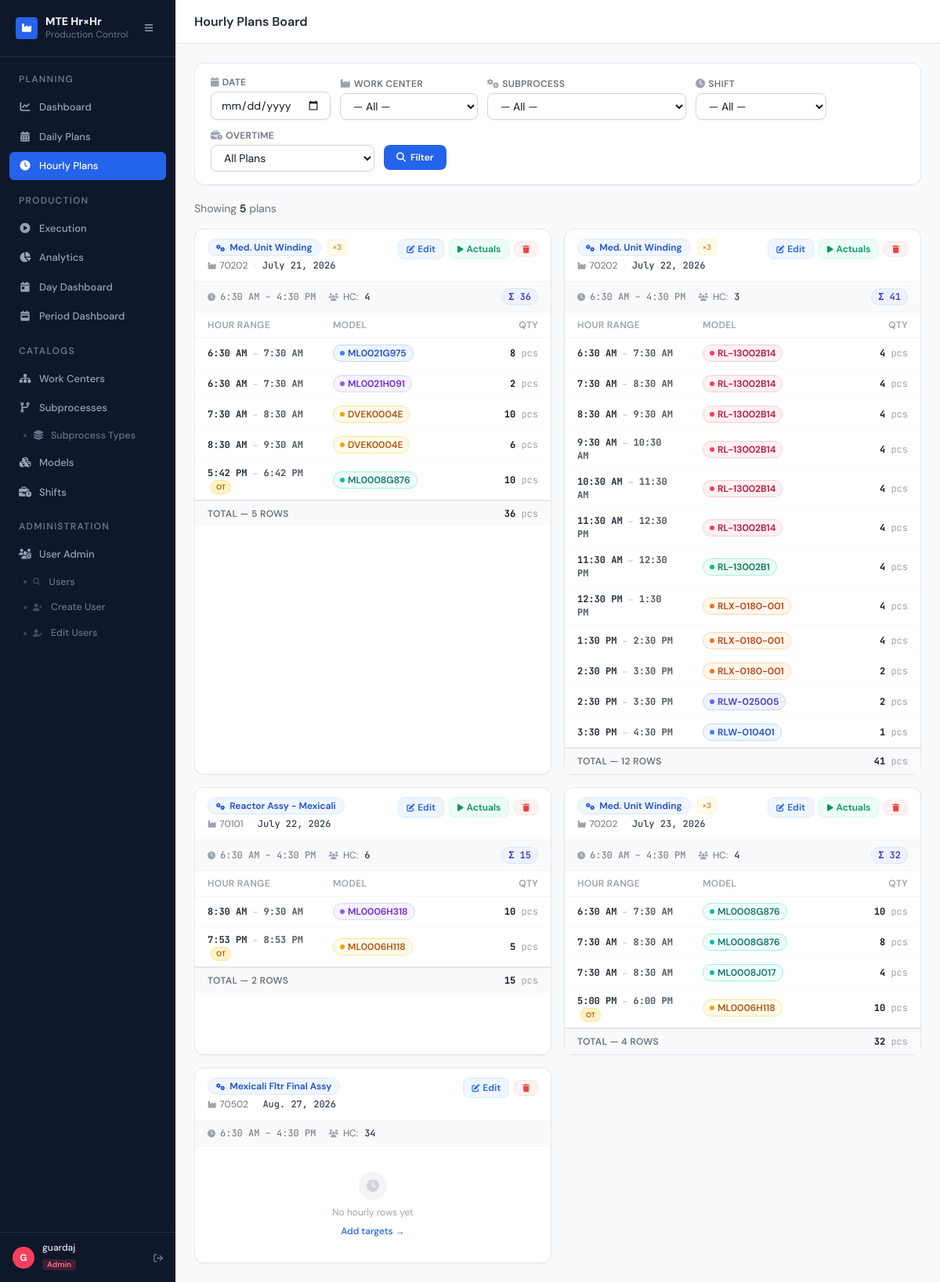
The app's page /hours/ (signed in), older data.
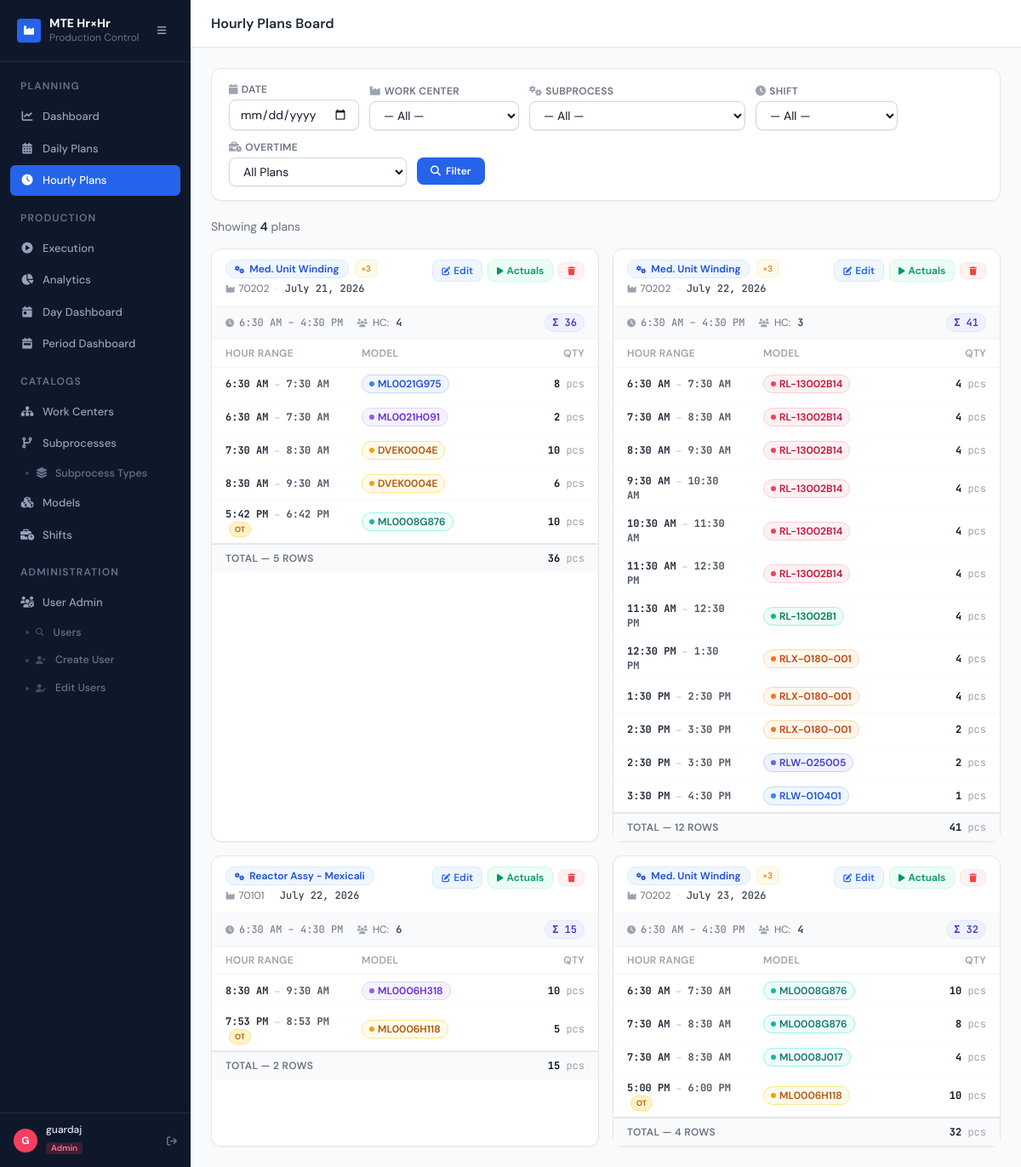
The same page, newer data.
### planning/models.py (models this page shows, shortened)
class DailyPlan(models.Model):
    date        = models.DateField()
    work_center = models.ForeignKey(WorkCenter, on_delete=models.CASCADE)
    subprocess  = models.ForeignKey(SubProcess, on_delete=models.CASCADE)
    headcount   = models.IntegerField()
    shift       = models.ForeignKey(
        Shift, on_delete=models.PROTECT, related_name="daily_plans",
        null=True, blank=True,
    )
    operator    = models.ForeignKey(
        User, on_delete=models.SET_NULL, null=True, blank=True,
        related_name="operated_daily_plans",
        help_text="Operator running this line for the shift.",
    )
    operator_name = models.CharField(max_length=150, blank=True)
    created_by      = models.ForeignKey(
        User, null=True, blank=True, on_delete=models.SET_NULL,
        related_name="plans_created",
    )
    created_by_name = models.CharField(max_length=150, blank=True)
    created_at      = models.DateTimeField(default=timezone.now)
    updated_by      = models.ForeignKey(
        User, null=True, blank=True, on_delete=models.SET_NULL,
        related_name="plans_updated",
    )
    updated_by_name = models.CharField(max_length=150, blank=True)
    updated_at      = models.DateTimeField(auto_now=True)
    class Meta:
        verbose_name    = "Daily Plan"
        unique_together = [["date", "subprocess", "shift"]]
        indexes         = [
            models.Index(fields=["date"]),
            models.Index(fields=["work_center", "date"]),
            models.Index(fields=["shift", "date"]),
            models.Index(fields=["operator"]),
        ]

class Model(models.Model):
    name = models.CharField(max_length=100, unique=True)
    class Meta:
        verbose_name = "Model"
        ordering     = ["name"]

### core/models.py (models this page shows, shortened)
class AuditMixin(models.Model):
    created_by = models.ForeignKey(User, null=True, blank=True, on_delete=models.SET_NULL,
                                   related_name='+', verbose_name="Created by")
    updated_by = models.ForeignKey(User, null=True, blank=True, on_delete=models.SET_NULL,
                                   related_name='+', verbose_name="Updated by")
    created_by_name = models.CharField(max_length=150, blank=True)
    updated_by_name = models.CharField(max_length=150, blank=True)
    created_at = models.DateTimeField(default=timezone.now)
    updated_at = models.DateTimeField(default=timezone.now)
    class Meta:
        abstract = True

class SubProcess(AuditMixin, models.Model):
    work_center      = models.ForeignKey(WorkCenter, on_delete=models.CASCADE)
    name             = models.CharField(max_length=100)
    subprocess_type  = models.ForeignKey(
        SubProcessType,
        on_delete=models.PROTECT,
        related_name="subprocesses",
        verbose_name="Tipo de subprocess",
        null=True,   # temporarily nullable during migration
        blank=True,
    )
    @property
    def conversion_factor(self):
        if self.subprocess_type_id:
            return self.subprocess_type.units_per_piece
        return 1
    class Meta:
        verbose_name        = "Sub Process"
        verbose_name_plural = "Sub Processes"

class SubProcessType(models.Model):
    APPLIES_REACTORES         = "reactores"
    APPLIES_REACTORES_FILTROS = "reactores_filtros"
    APPLIES_CHOICES = [
        (APPLIES_REACTORES,         "Reactores"),
        (APPLIES_REACTORES_FILTROS, "Reactores-Filtros"),
    ]
    name           = models.CharField(max_length=100, unique=True,
                                      verbose_name="Nombre del tipo")
    applies_to     = models.CharField(max_length=30, choices=APPLIES_CHOICES,
                                      verbose_name="Aplica para")
    units_per_piece = models.PositiveIntegerField(
        default=1,
        verbose_name="Contador de unidades por pieza",
        help_text="Cuántas unidades se necesitan para completar 1 pieza. "
                  "Ej: si 3 unidades = 1 pieza, escribe 3.",
    )
    is_active      = models.BooleanField(default=True, verbose_name="Activo")
    created_at     = models.DateTimeField(default=timezone.now)
    class Meta:
        verbose_name        = "Subprocess Type"
        verbose_name_plural = "Subprocess Types"
        ordering            = ["name"]

class WorkCenter(AuditMixin, models.Model):
    name        = models.CharField(max_length=100)
    description = models.TextField(blank=True)
    is_active   = models.BooleanField(default=True)
    class Meta:
        verbose_name        = "Work Center"
        verbose_name_plural = "Work Centers"

class Shift(models.Model):
    DAYS_OF_WEEK = [
        (0, 'Monday'),   (1, 'Tuesday'),  (2, 'Wednesday'),
        (3, 'Thursday'), (4, 'Friday'),   (5, 'Saturday'),
        (6, 'Sunday'),
    ]
    name       = models.CharField(max_length=100, unique=True)
    code       = models.CharField(max_length=20, unique=True,
                                  help_text="Short identifier, e.g. DAY, AFT, NGT")
    start_time = models.TimeField()
    end_time   = models.TimeField()
    is_active  = models.BooleanField(default=True)
    days_of_week = models.JSONField(
        default=list, blank=True,
        help_text="Días de la semana: 0=Lunes, 1=Martes … 6=Domingo",
    )
    created_at = models.DateTimeField(default=timezone.now)
    updated_at = models.DateTimeField(default=timezone.now)
    class Meta:
        verbose_name        = "Shift"
        verbose_name_plural = "Shifts"
        ordering            = ["start_time", "name"]

### planning/views.py (the view)
# urls.py: path("hours/", views.hourly_plan_board, name="hourly_plan_board"),
@login_required
def hourly_plan_board(request):
    wc_id    = request.GET.get("work_center", "").strip()
    sp_id    = request.GET.get("subprocess",  "").strip()
    date_f   = request.GET.get("date",        "").strip()
    shift_id = request.GET.get("shift",       "").strip()
    only_ot  = request.GET.get("overtime",    "").strip()
    plans_qs = DailyPlan.objects.select_related(
        "work_center", "subprocess", "shift"
    ).prefetch_related("hourly_plans__model").order_by("date", "subprocess__name")
    if wc_id:    plans_qs = plans_qs.filter(work_center_id=wc_id)
    if sp_id:    plans_qs = plans_qs.filter(subprocess_id=sp_id)
    if date_f:   plans_qs = plans_qs.filter(date=date_f)
    if shift_id: plans_qs = plans_qs.filter(shift_id=shift_id)
    if only_ot == "1":
        plans_qs = plans_qs.filter(hourly_plans__is_overtime=True).distinct()
    board_cards = []
    for plan in plans_qs:
        raw_rows = plan.hourly_plans.select_related("model").order_by("hour")
        enriched = []
        for r in raw_rows:
            h_dt  = dt.datetime.combine(dt.date.today(), r.hour)
            h_end = (h_dt + dt.timedelta(hours=1)).time()
            enriched.append({
                "id":               r.id,
                "hour":             r.hour,
                "hour_end":         h_end,
                "hour_12":          r.hour.strftime("%I:%M %p").lstrip("0"),
                "hour_end_12":      h_end.strftime("%I:%M %p").lstrip("0"),
                "model_name":       r.model.name,
                "planned_quantity": r.planned_quantity,
                "is_overtime":      r.is_overtime,
            })
        board_cards.append({
            "plan":          plan,
            "rows":          enriched,
            "total_planned": sum(r["planned_quantity"] for r in enriched),
        })
    subprocesses = (
        SubProcess.objects.filter(work_center_id=wc_id).order_by("name")
        if wc_id
        else SubProcess.objects.select_related("work_center").order_by("work_center__name", "name")
    )
    return render(request, "planning/hourly_plan_board.html", {
        "board_cards":     board_cards,
        "work_centers":    WorkCenter.objects.filter(is_active=True).order_by("name"),
        "subprocesses":    subprocesses,
        "shifts":          Shift.objects.filter(is_active=True).order_by("start_time"),
        "filter":          {"work_center": wc_id, "subprocess": sp_id,
                            "date": date_f, "shift": shift_id,
                            "overtime": only_ot},
        "can_write":       _role(request) in {"leader", "admin", "supervisor"},
        "can_delete_plan": _role(request) in {"leader", "admin", "supervisor"},
    })

### planning/views.py (called while the page is built)
def _role(request):
    p = getattr(request.user, "profile", None)
    return p.role if p else None

### users/models.py (called while the page is built)
    @property
    def is_admin(self):
        return self.role == self.ROLE_ADMIN

### templates/planning/hourly_plan_board.html (shortened to what the changed rows need)
{% extends "base.html" %}
{% block page_title %}Hourly Plans Board{% endblock %}
{% block content %}
<div class="flex items-center justify-between mb-4">
  <p class="text-sm text-gray-500">
    Showing <span class="font-semibold text-gray-800">{{ board_cards|length }}</span>
    plan{{ board_cards|length|pluralize }}
  </p>
</div>
{% if board_cards %}
<div class="grid grid-cols-1 lg:grid-cols-2 xl:grid-cols-3 gap-4">
  {% for card in board_cards %}
  {% with plan=card.plan rows=card.rows total=card.total_planned %}
  <div class="bg-white rounded-xl border border-gray-200 shadow-sm flex flex-col hover:shadow-md transition-shadow">
    <div class="px-4 py-3 border-b border-gray-100 flex items-start justify-between gap-2">
      <div class="flex-1 min-w-0">
        <div class="flex items-start gap-2 mb-1 flex-wrap">
          <span class="inline-flex items-center gap-1.5 px-2.5 py-0.5 rounded-full text-xs font-semibold
                       bg-blue-50 text-blue-700 border border-blue-100">
            <i class="fas fa-cogs text-[9px] flex-shrink-0"></i>
            <span>{{ plan.subprocess.name }}</span>
          </span>
          {% if plan.subprocess.conversion_factor > 1 %}
          <span class="text-[10px] text-amber-600 font-medium bg-amber-50 px-1.5 py-0.5 rounded border border-amber-100">
            ×{{ plan.subprocess.conversion_factor }}
          </span>
          {% endif %}
        </div>
        <div class="flex items-center gap-2 text-xs text-gray-500">
          <span class="flex items-center gap-1">
            <i class="fas fa-industry text-[10px] text-gray-400"></i>
            {{ plan.work_center.name }}
          </span>
          <span class="text-gray-300">·</span>
          <span class="mono font-medium text-gray-700">{{ plan.date }}</span>
        </div>
      </div>
      <div class="flex items-center gap-1.5 flex-shrink-0">
        <a href="{% url 'planning:hourly_plan' plan.id %}"
           class="inline-flex items-center gap-1 text-xs font-semibold text-blue-600
                  hover:text-blue-800 bg-blue-50 hover:bg-blue-100 border border-blue-100
                  px-2.5 py-1 rounded-lg transition">
          <i class="fas fa-pen-to-square text-[10px]"></i> Edit
        </a>
        {% if rows %}
        <a href="{% url 'production:execution_enter' plan.id %}"
           class="inline-flex items-center gap-1 text-xs font-semibold text-emerald-600
                  hover:text-emerald-800 bg-emerald-50 hover:bg-emerald-100 border border-emerald-100
                  px-2.5 py-1 rounded-lg transition">
          <i class="fas fa-play text-[10px]"></i> Actuals
        </a>
        {% endif %}
        {% if can_delete_plan %}
        <button type="button"
                onclick="confirmDeletePlan('{{ plan.subprocess.name|escapejs }} — {{ plan.date }}', this)"
                data-delete-url="{% url 'planning:daily_plan_delete' plan.id %}"
                class="inline-flex items-center gap-1 text-xs font-semibold text-red-500
                       hover:text-red-700 bg-red-50 hover:bg-red-100 border border-red-100
                       px-2.5 py-1 rounded-lg transition"
                title="Delete this plan">
          <i class="fas fa-trash text-[10px]"></i>
        </button>
        {% endif %}
      </div>
    </div>
    <div class="px-4 py-2 bg-gray-50 border-b border-gray-100 flex items-center gap-4">
      {% if plan.shift %}
      <span class="flex items-center gap-1.5 text-xs text-gray-500">
        <i class="fas fa-clock text-[10px] text-gray-400"></i>
        <span class="mono">
          {{ plan.shift.start_time|time:"g:i A" }} – {{ plan.shift.end_time|time:"g:i A" }}
        </span>
      </span>
      {% endif %}
      <span class="flex items-center gap-1.5 text-xs text-gray-500">
        <i class="fas fa-users text-[10px] text-gray-400"></i>
        HC: <span class="font-semibold text-gray-700 mono ml-0.5">{{ plan.headcount }}</span>
      </span>
      {% if total %}
      <span class="ml-auto flex items-center gap-1.5 text-xs font-semibold text-indigo-700
                   bg-indigo-50 border border-indigo-100 px-2 py-0.5 rounded-full mono">
        Σ {{ total }}
      </span>
      {% endif %}
    </div>
    <div class="flex-1 overflow-auto">
      {% if rows %}
      <table class="min-w-full text-xs">
        <thead>
          <tr class="border-b border-gray-100">
            <th class="px-4 py-2 text-left font-semibold text-gray-400 uppercase tracking-wide w-40">
              Hour Range
            </th>
            <th class="px-4 py-2 text-left font-semibold text-gray-400 uppercase tracking-wide">
              Model
            </th>
            <th class="px-4 py-2 text-right font-semibold text-gray-400 uppercase tracking-wide w-20">
              Qty
            </th>
          </tr>
        </thead>
        <tbody class="divide-y divide-gray-50">
          {% for row in rows %}
          <tr class="hover:bg-gray-50 transition-colors row-entry"
              data-model="{{ row.model_name }}">
            <td class="px-4 py-2">
              <span class="mono font-bold text-gray-800 text-xs">{{ row.hour_12 }}</span>
              <span class="text-gray-400 text-[10px] mx-1">–</span>
              <span class="mono font-bold text-gray-600 text-xs">{{ row.hour_end_12 }}</span>
              {% if row.is_overtime %}
              <span class="ml-1 text-[9px] font-semibold bg-amber-100 text-amber-700
                           border border-amber-200 px-1.5 py-0.5 rounded-full">OT</span>
              {% endif %}
            </td>
            <td class="px-4 py-2">
              <span class="model-chip inline-flex items-center gap-1 px-2 py-0.5
                           rounded-full border font-semibold text-xs">
                <span class="chip-dot w-1.5 h-1.5 rounded-full flex-shrink-0"></span>
                {{ row.model_name }}
              </span>
            </td>
            <td class="px-4 py-2 text-right mono font-bold text-gray-900">
              {{ row.planned_quantity }}
              <span class="text-gray-400 font-normal">pcs</span>
            </td>
          </tr>
          {% endfor %}
        </tbody>
        <tfoot>
          <tr class="border-t-2 border-gray-200 bg-gray-50">
            <td class="px-4 py-2 text-xs font-semibold text-gray-500 uppercase tracking-wide"
                colspan="2">
              Total — {{ rows|length }} row{{ rows|length|pluralize }}
            </td>
            <td class="px-4 py-2 text-right mono font-bold text-gray-900">
              {{ total }} <span class="text-gray-400 font-normal">pcs</span>
            </td>
          </tr>
        </tfoot>
      </table>
      {% else %}
      <div class="flex flex-col items-center py-8 text-center">
        <div class="w-9 h-9 rounded-full bg-gray-100 flex items-center justify-center mb-2">
          <i class="fas fa-clock text-gray-300"></i>
        </div>
        <p class="text-xs text-gray-400">No hourly rows yet</p>
        <a href="{% url 'planning:hourly_plan' plan.id %}"
           class="mt-2 text-xs text-blue-600 hover:underline font-medium">
          Add targets →
        </a>
      </div>
      {% endif %}
    </div>
  </div>
  {% endwith %}
  {% endfor %}
</div>
{% endif %}
{% endblock %}

Row changes from the older to the newer data that the page shows:
removed DailyPlan: plan.subprocess.name "Mexicali Fltr Final Assy", plan.work_center.name "70502", plan "Aug. 27, 2026", plan.shift.start_time "6:30 AM", plan.shift.end_time "4:30 PM", plan.headcount "34", shows "No hourly rows yet"
Text that changed along with them:
{{ board_cards|length }}: "5" → "4"
